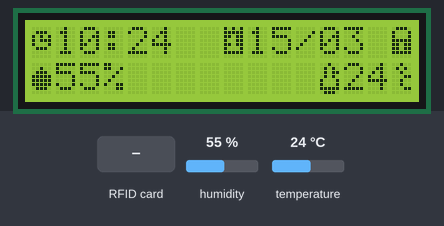
Bench run of a sketch on a simulated Arduino Uno, built with avr-gcc and run on an emulated ATmega328P. Shown: 16×2 character LCD. The inputs (shaded band) are chosen by the test bench; at power-on: humidity 55 %, temperature 24 °C. The local clock reads 2024-03-15 10:24:30 at power-on unless the sketch sets it; what the sketch prints to the serial monitor is not drawn.

Above: at 1.4 s.
1.5 s: RFID card A3 13 C4 A6 held to the reader
At 2.2 s:
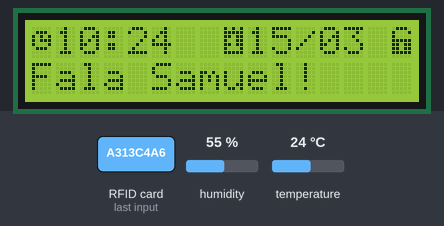
3.0 s: RFID card 5E 7A 19 C4 held to the reader
At 3.9 s:
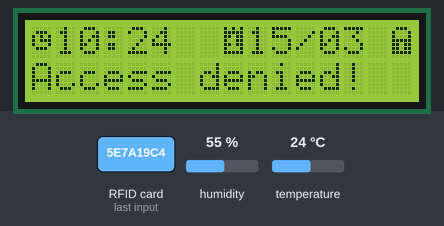
12.5 s: RFID card 8F 93 1E 29 held to the reader
At 15.4 s:
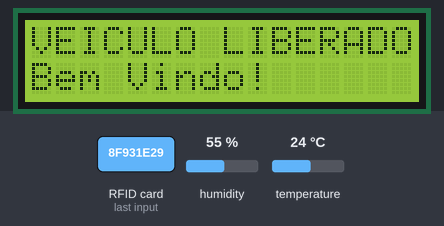
22.5 s: RFID card 8F 93 1E 29 held to the reader
At 23.7 s:
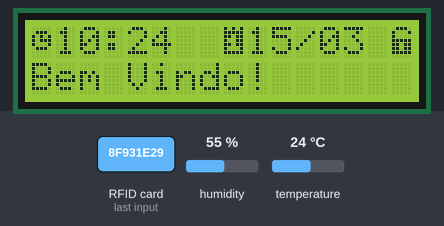
24.0 s: RFID card A3 13 C4 A6 held to the reader
At 25.2 s:
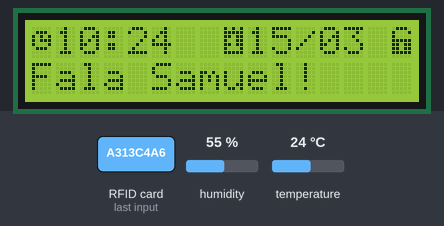
25.5 s: RFID card 5E 7A 19 C4 held to the reader
At 32.7 s:
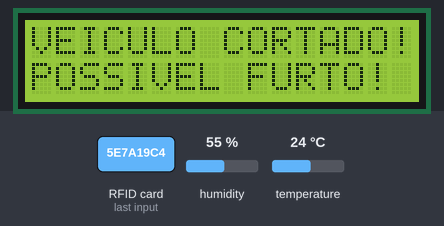
Timing chart, 0 to 34.2 s (numbered marks = the images above; inputs shaded):
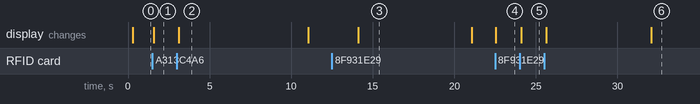

Measured:
- after the input at 1.5 s, the display: changes after 0.06 s (image 1)
- after the input at 3.0 s, the display: changes after 0.11 s (image 2)
- after the input at 12.5 s, the display: changes after 1.6 s (image 3)
- after the input at 22.5 s, the display: changes after 0.05 s (image 4)
- after the input at 24.0 s, the display: changes after 0.10 s (image 5)
- after the input at 25.5 s, the display: first changes after 0.14 s (image 6 shows a later state)
- what the display in image 2 shows lasts 7.9 s, from 3.1 s to 11.0 s

The sketch:

Prototipo_Skyfall.ino
```cpp
#include <SPI.h>
#include <MFRC522.h>
#include <SPI.h>
#include <ThreeWire.h>
#include <RtcDS1302.h>
#include <Wire.h>
#include <LiquidCrystal_I2C.h>
#include "dht.h"
#include <IRremote.h> //INCLUSÃO DE BIBLIOTECA

#define countof(a) (sizeof(a) / sizeof(a[0]))

//DHT11
const int pinoDHT11 = A2;  //PINO ANALÓGICO UTILIZADO PELO DHT11
dht DHT;  //VARIÁVEL DO TIPO DHT

//Inicializa o display no endereco 0x27
LiquidCrystal_I2C lcd(0x27, 16, 2);

//RFID
#define SS_PIN 10
#define RST_PIN 9
MFRC522 mfrc522(SS_PIN, RST_PIN);  // Create MFRC522 instance.

//RTC
ThreeWire myWire(6, 7, 5);  // IO, SCLK, CE
RtcDS1302<ThreeWire> Rtc(myWire);


RtcDateTime now;
RtcDateTime backLightBegin;
RtcDateTime startup;
bool cortado;
bool unlocked;

//Caracteres Personalizados
byte smile[8] = { 0b00000, 0b00000, 0b01010, 0b00000, 0b10001, 0b01110, 0b00000, 0b00000 };
byte seta[8] = { 0b00000, 0b00000, 0b00100, 0b00100, 0b10101, 0b01110, 0b00100, 0b00000 };
byte coracao[8] = { 0b00000, 0b00000, 0b01010, 0b10101, 0b10001, 0b01010, 0b00100, 0b00000 };
byte umid[8] = { 0b00000, 0b00100, 0b01110, 0b11111, 0b11111, 0b11111, 0b01110, 0b00000 };
byte temp[8] = { 0b00100, 0b01010, 0b01011, 0b01010, 0b10001, 0b10001, 0b11111, 0b01110 };
byte clock[8] = { 0b00000, 0b01110, 0b10101, 0b10111, 0b10001, 0b01110, 0b00000, 0b00000 };
byte bateria[8] = { 0b11111, 0b11011, 0b10001, 0b11011, 0b11111, 0b11111, 0b10001, 0b11111 };
byte celsius[8] = { 0b00100, 0b01010, 0b00100, 0b00011, 0b00100, 0b00100, 0b00011, 0b00000 };
byte lock[8] = {0b01110, 0b10001, 0b10001, 0b11111, 0b11011, 0b11011, 0b11111, 0b00000 };
byte unlock[8] = { 0b01110, 0b10001, 0b10000, 0b11111, 0b11011, 0b11011, 0b11111,0b00000 };
byte date[8] = { 0b10101, 0b11111, 0b11011, 0b10011, 0b11011, 0b10001, 0b11111, 0b00000 };

//Controle IR
int RECV_PIN = 2;
IRrecv irrecv(RECV_PIN);
decode_results leituraControle;

//Controle Mapeado
const unsigned long tecla0 = 16738455;
const unsigned long tecla1 = 16724175;
const unsigned long tecla2 = 16718055;
const unsigned long tecla3 = 16743045;
const unsigned long tecla4 = 16716015;
const unsigned long tecla5 = 16726215;
const unsigned long tecla6 = 16734885;
const unsigned long tecla7 = 16728765;
const unsigned long tecla8 = 16730805;
const unsigned long tecla9 = 16732845;
const unsigned long tecla100 = 16750695;
const unsigned long tecla200 = 16756815;
const unsigned long teclaLess = 16769055;
const unsigned long teclaPlus = 16754775;
const unsigned long teclaEQ = 16748655;
const unsigned long teclaPrev = 16720605;
const unsigned long teclaNext = 16712445;
const unsigned long teclaPP = 16761405;
const unsigned long teclaCHL = 16753245;
const unsigned long teclaCH = 16736925;
const unsigned long teclaCHP = 16769565;


void setup() {
  cortado = false;
  unlocked = false;

  Serial.begin(9600);
  SPI.begin();
  mfrc522.PCD_Init();
  lcd.init();
  Rtc.Begin();

  Serial.println("Aproxime o cartão para leitura...");
  Serial.print("Compilado em:  ");
  Serial.print(__DATE__);
  Serial.println(__TIME__);

  RtcDateTime compiled = RtcDateTime(__DATE__, __TIME__);
  //printDateTime(compiled);
  //Serial.println();

  if (Rtc.GetIsWriteProtected()) {
    Serial.println("RTC was write protected, enabling writing now");
    Rtc.SetIsWriteProtected(false);
  }

  if (!Rtc.GetIsRunning()) {
    Serial.println("RTC was not actively running, starting now");
    Rtc.SetIsRunning(true);
  }

  RtcDateTime now = Rtc.GetDateTime();
  if (now < compiled) {
    Serial.println("RTC is older than compile time!  (Updating DateTime)");
    Rtc.SetDateTime(compiled);
  } else if (now > compiled) {
    Serial.println("RTC is newer than compile time. (this is expected)");
  } else if (now == compiled) {
    Serial.println("RTC is the same as compile time! (not expected but all is fine)");
  }

  startup = Rtc.GetDateTime();
  now = startup;
  backLightBegin = startup;

  lcd.setBacklight(HIGH);
  lcd.createChar(1, lock);
  lcd.createChar(2, bateria);
  lcd.createChar(3, date);
  lcd.createChar(4, smile);
  lcd.createChar(5, umid);
  lcd.createChar(6, temp);
  lcd.createChar(7, clock);
  lcd.createChar(8, celsius);

  irrecv.enableIRIn();
}

void loop() {

  if (now + 20 < Rtc.GetDateTime()) {
    now = Rtc.GetDateTime();


    lcd.setCursor(0, 0);
    lcd.write((byte)7);
    String timeDate = ConvertToDateTime(now);
    lcd.print(timeDate.substring(0,7));
    lcd.write((byte)3);
    lcd.print(timeDate.substring(7,13));
    lcd.write((byte)1);
    DHT.read11(pinoDHT11);             //LÊ AS INFORMAÇÕES DO SENSOR


    lcd.setCursor(0, 1);
    lcd.write((byte)5);
    lcd.print(DHT.humidity, 0);  //IMPRIME NO DISPLAY O VALOR DE UMIDADE MEDIDO
    lcd.print("%");              //ESCREVE O TEXTO EM SEGUIDA
    lcd.print("        ");
    lcd.write((byte)6);
    lcd.print(DHT.temperature, 0);  //IMPRIME NO DISPLAY O VALOR DE UMIDADE MEDIDO E REMOVE A PARTE DECIMAL
    lcd.write((byte)8);

    printDateTime(now);
    Serial.println();

    Serial.print("Umidade: ");
    Serial.print(DHT.humidity);        //IMPRIME NA SERIAL O VALOR DE UMIDADE MEDIDO
    Serial.print("%");
    Serial.print(" / Temperatura: ");
    Serial.print(DHT.temperature, 0);  //IMPRIME NA SERIAL O VALOR DE UMIDADE MEDIDO E REMOVE A PARTE DECIMAL
    Serial.println("*C");

  }

  if (now > backLightBegin + 30) {
    lcd.setBacklight(LOW);
  }

  if (irrecv.decode(&leituraControle)) {
    Serial.println(leituraControle.value);
    if(leituraControle.value == teclaCHL){
      lcd.setBacklight(LOW);
    }
    else if(leituraControle.value == teclaCHP){
      now = Rtc.GetDateTime();
      backLightBegin = now;
      lcd.setBacklight(HIGH);
    }
    irrecv.resume(); //AGUARDA O RECEBIMENTO DE UM NOVO SINAL IR
  }

  if (!unlocked && !cortado && (Rtc.GetDateTime() - startup > 10)) {
    cortado = true;
    lcd.setBacklight(HIGH);
    backLightBegin = now;
    Serial.println("VEICULO CORTADO!! POSSIVEL TENTATIVA DE FURTO!");
    lcd.clear();
    lcd.print("VEICULO CORTADO!");
    lcd.setCursor(0, 1);
    lcd.print("POSSIVEL FURTO!");
    delay(3000);
  }


  //delay(10000); // ten seconds
  // Look for new cards
  if (!mfrc522.PICC_IsNewCardPresent()) {
    return;
  }
  // Select one of the cards
  if (!mfrc522.PICC_ReadCardSerial()) {
    return;
  }
  //Show UID on serial monitor
  Serial.print("UID tag :");
  String content = "";
  byte letter;
  for (byte i = 0; i < mfrc522.uid.size; i++) {
    Serial.print(mfrc522.uid.uidByte[i] < 0x10 ? " 0" : " ");
    Serial.print(mfrc522.uid.uidByte[i], HEX);
    content.concat(String(mfrc522.uid.uidByte[i] < 0x10 ? " 0" : " "));
    content.concat(String(mfrc522.uid.uidByte[i], HEX));
  }
  Serial.println();
  Serial.print("Message : ");
  content.toUpperCase();

  if (content.substring(1) == "A3 13 C4 A6")  //change here the UID of the card/cards that you want to give access
  {
    unlocked = true;
    if (cortado) {
      cortado = false;
      lcd.setCursor(0, 0);
      lcd.print("VEICULO LIBERADO!");
    }
    lcd.setBacklight(HIGH);
    backLightBegin = now;
    //lcd.setCursor(0,0);
    //lcd.print(content.substring(1));
    lcd.setCursor(0, 1);
    lcd.print("                 ");
    lcd.setCursor(0, 1);
    lcd.print("Fala Samuel!");
    lcd.createChar(1, unlock);

    Serial.println("Bem vindo!");
    Serial.println();
    delay(1500);
  } else if (content.substring(1) == "8F 93 1E 29")  //change here the UID of the card/cards that you want to give access
  {
    unlocked = true;
    if (cortado) {
      cortado = false;
      lcd.setCursor(0, 0);
      lcd.print("VEICULO LIBERADO!");
    }
    lcd.setBacklight(HIGH);
    backLightBegin = now;
    //lcd.clear();
    //lcd.setCursor(0,0);
    //lcd.print(content.substring(1));
    lcd.setCursor(0, 1);
    lcd.print("                 ");
    lcd.setCursor(0, 1);
    lcd.print("Bem Vindo!");
    lcd.createChar(1, unlock);

    Serial.println("Bem vindo!");
    Serial.println();
    delay(1500);
  }

  else {
    unlocked = false;
    startup = now;
    Serial.println("Access denied");
    lcd.setBacklight(HIGH);
    backLightBegin = now;
    //lcd.setCursor(0,0);
    //lcd.print(content.substring(1));
    lcd.setCursor(0, 1);
    lcd.print("                 ");
    lcd.setCursor(0, 1);
    lcd.print("Access denied!");
    lcd.createChar(1, lock);
    delay(1500);
  }

}


void printDateTime(const RtcDateTime& dt) {
  char datestring[20];

  snprintf_P(datestring,
             countof(datestring),
             PSTR("%02u/%02u/%04u %02u:%02u:%02u"),
             dt.Month(),
             dt.Day(),
             dt.Year(),
             dt.Hour(),
             dt.Minute(),
             dt.Second());
  Serial.print(datestring);
}
String ConvertToDateTime(const RtcDateTime& dt) {
  char datestring[20];
  unsigned int ano = dt.Year() - 2000;
  snprintf_P(datestring,
             countof(datestring),
             PSTR("%02u:%02u  %02u/%02u "),
             dt.Hour(),
             dt.Minute(),
             dt.Day(),
             dt.Month());
  return datestring;
}
```
